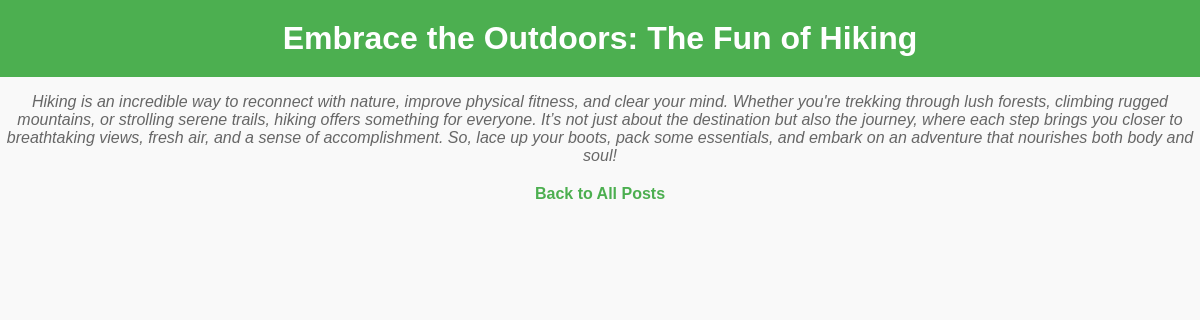
The page /5 on the database its author committed.
### tables this page shows
CREATE TABLE posts (
    id INTEGER PRIMARY KEY AUTOINCREMENT,
    title TEXT NOT NULL,
    content TEXT NOT NULL
);

### app.py (the view)
@app.route('/<int:post_id>')
def post(post_id):
    conn = get_db_connection()
    post = conn.execute('SELECT * FROM posts WHERE id = ?', (post_id,)).fetchone()
    conn.close()
    if post is None:
        abort(404)
    return render_template('post.html', post=post)

### app.py (called while the page is built)
def get_db_connection():
    conn = sqlite3.connect('database.db')
    conn.row_factory = sqlite3.Row
    return conn

### templates/post.html (shortened to what this page needs)
<!doctype html>
<link rel="stylesheet" href="{{ url_for('static', filename='styles.css') }}">
<h1>{{ post.title }}</h1>
<p>{{ post.content }}</p>
<a href="/" style="display: block; text-align: center; margin-top: 20px; color: #4CAF50; font-weight: bold; text-decoration: none;">Back to All Posts</a>

### static/styles.css (style rules this page uses)
h1 { background-color: #4CAF50; color: white; text-align: center; padding: 20px 0; margin: 0; }
a { color: #4CAF50; text-decoration: none; font-weight: bold; }
p { text-align: center; color: #666; font-style: italic; }

### rows shown on the page
posts: title "Embrace the Outdoors: The Fun of Hiking", content "Hiking is an incredible way to reconnect with nature, improve physical fitness, and clear your mind. Whether you're trekking through lush forests, climbing rugged mountains, or strolling serene trails, hiking offers something for everyone. It’s not just about the destination but also the journey, where each step brings you closer to breathtaking views, fresh air, and a sense of accomplishment. So, lace up your boots, pack some essentials, and embark on an adventure that nourishes both body and soul!"
